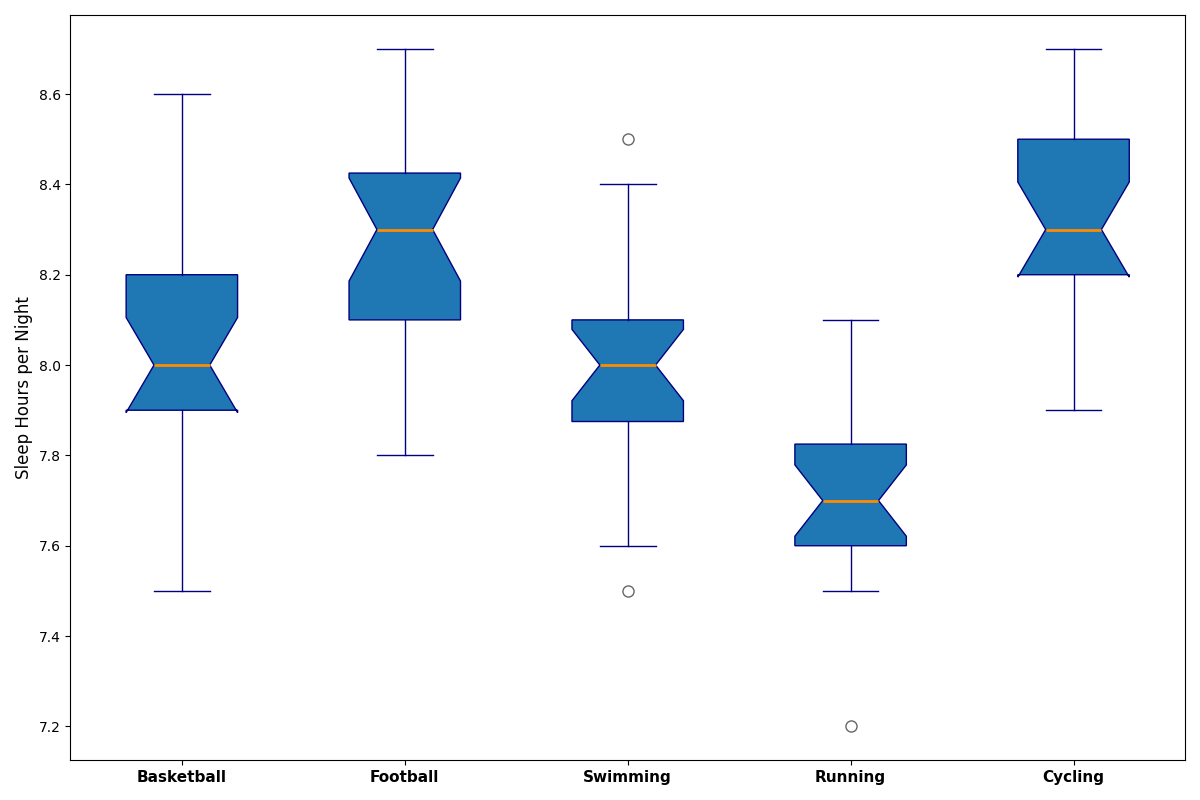

The Python source for this figure:
import matplotlib.pyplot as plt
import numpy as np

# Data
basketball_sleep_hours = [7.5, 8, 8.1, 7.9, 8.3, 8, 7.8, 8.2, 8.3, 8.1, 7.9, 8, 7.5, 8, 8.2, 8.4, 8.6, 7.8, 8.1, 7.9]
football_sleep_hours = [8.5, 8.1, 7.9, 8, 8.4, 8.2, 7.8, 8.1, 8.2, 8.3, 8.5, 8.4, 8.3, 8.1, 8.6, 8.7, 8.5, 8.3, 8.2, 8.4]
swimming_sleep_hours = [7.8, 7.5, 7.9, 8, 8.1, 8.3, 8.4, 7.9, 8, 7.7, 7.8, 8.2, 8, 7.9, 8.1, 8.5, 7.9, 8, 7.6, 8.1]
running_sleep_hours = [7.2, 7.5, 7.8, 7.7, 7.9, 7.6, 7.8, 7.6, 7.5, 7.7, 7.9, 8, 7.6, 7.8, 7.7, 8.1, 7.9, 7.5, 7.8, 7.6]
cycling_sleep_hours = [8.3, 8.1, 7.9, 8.4, 8.2, 8.6, 8.1, 8.3, 8.2, 8.7, 8.5, 8.3, 8.4, 8.2, 8.6, 8.1, 8.5, 8.3, 8.7, 8.2]

sleep_hours_data = [basketball_sleep_hours, football_sleep_hours, swimming_sleep_hours, running_sleep_hours, cycling_sleep_hours]

sports = ['Basketball', 'Football', 'Swimming', 'Running', 'Cycling']

fig, ax = plt.subplots(figsize=(12, 8))

# Box plot without stylistic elements
ax.boxplot(sleep_hours_data, patch_artist=True, notch=True,
           boxprops=dict(color='navy'),
           whiskerprops=dict(color='navy'),
           capprops=dict(color='navy'),
           flierprops=dict(marker='o', color='red', markersize=8, alpha=0.6),
           medianprops=dict(color='darkorange', linewidth=2))

ax.set_ylabel('Sleep Hours per Night', fontsize=12)
ax.set_xticklabels(sports, fontsize=11, fontweight='bold')

plt.tight_layout()
plt.show()
